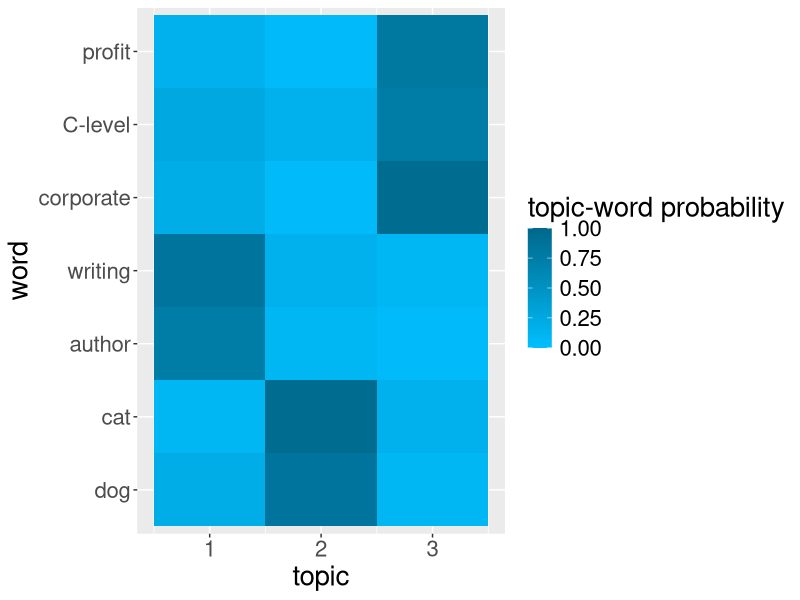

Generate this figure with R: (Note: this script raises an error after producing the figure.)
words <- c("dog", "cat", "author", "writing", "corporate", "C-level", "profit")
topics <- seq_len(3L)

fictional_tw_distribution <- data.table::as.data.table(
  expand.grid(words, topics))

data.table::setnames(fictional_tw_distribution, c("word", "topic"))

fictional_tw_distribution[
  , tw_prob := c(
    0.2, 0.1, 0.75, 0.85, 0.2, 0.25, 0.15, 
    0.85, 0.95, 0.1, 0.15, 0.05, 0.15, 0.05,
    0.1, 0.15, 0.05, 0.1, 0.95, 0.75, 0.8)]

tw_heatmap <- ggplot2::ggplot(
  fictional_tw_distribution,
  ggplot2::aes(x = topic, y = word, fill = tw_prob)) +
  ggplot2::geom_tile() +
  ggplot2::scale_fill_gradient(
    low = "deepskyblue",
    high = "deepskyblue4",
    name = "topic-word probability",
    limits = c(0L, 1L)) +
  ggplot2::theme(text = ggplot2::element_text(size = 20L))

ggplot2::ggsave(
  here::here("5_seminar/Contents_Part_02/slides", "heatmap.png"),
  tw_heatmap)
